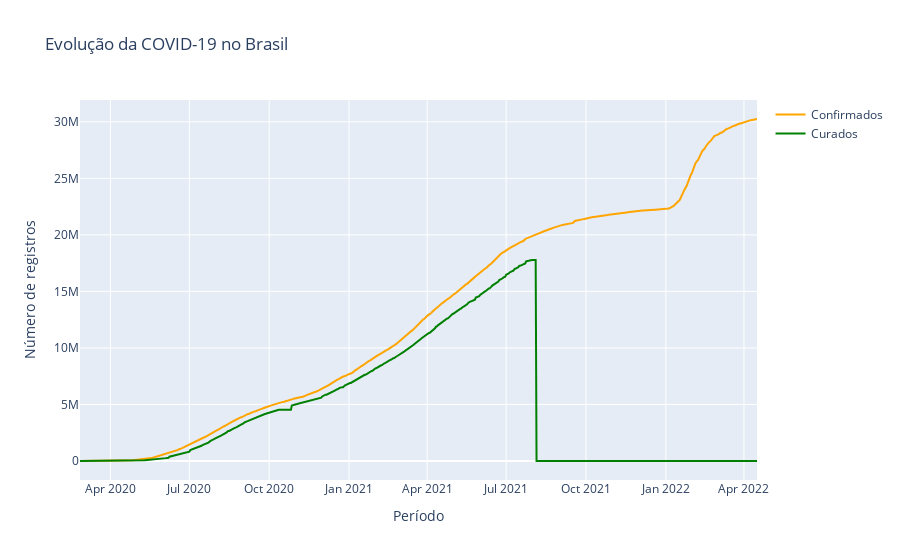

Notebook cell for this chart:
### Markdown cell above
## Comparação dos casos confirmados e pessoas recuperadas

### Code cell
fig = go.Figure()

# Casos confirmados
fig.add_trace(go.Scatter(x=brasil.date, y=brasil.confirmed, name="Confirmados", line=dict(color="orange")))

# Recuperados
fig.add_trace(go.Scatter(x=brasil.date, y=brasil.recovered, name="Curados", line=dict(color="green")))

fig.update_layout(title="Evolução da COVID-19 no Brasil", xaxis_title="Período", yaxis_title="Número de registros")
fig.show()

### Figure 1 — Plotly figure (JSON) as saved in the notebook; plotly's stock layout.template omitted (floating-point values rounded to 4 significant figures; data arrays with more than 128 entries replaced by an {"elided": "..."} marker saying what was removed)
{"data": [{"line": {"color": "orange"}, "name": "Confirmados", "type": "scatter", "x": {"elided": "781 str values"}, "y": {"elided": "781 int values"}}, {"line": {"color": "green"}, "name": "Curados", "type": "scatter", "x": {"elided": "781 str values"}, "y": {"elided": "781 int values"}}], "layout": {"title": {"text": "Evolução da COVID-19 no Brasil"}, "xaxis": {"title": {"text": "Período"}}, "yaxis": {"title": {"text": "Número de registros"}}}}
